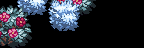

Below is a game level as drawn by its tile map, then a one-line description and the .tmx file that defines it, in full:
An orthogonal 9x3 tile map with 16x16 px tiles, 1 tile layer (Back3).

<map version="1.10" tiledversion="1.10.2" orientation="orthogonal" renderorder="right-down" compressionlevel="0" width="9" height="3" tilewidth="16" tileheight="16" infinite="0" nextlayerid="22" nextobjectid="9">
 <properties>
  <property name="AmbientLight" value="255 255 255" />
  <property name="IsGreenhouse" value="T" />
  <property name="Warp" value="5 17 Farm 28 16" />
 </properties>
 <tileset firstgid="1" name="Tiny_Bushes_Winter_Starblue" tilewidth="16" tileheight="16" tilecount="27" columns="9">
  <image source="Tiny_Bushes_Winter_Starblue.png" width="144" height="48" />
 </tileset>
 <layer id="21" name="Back3" width="9" height="3">
  <data encoding="csv">
1,2,3,4,5,6,0,0,0,
10,11,0,13,14,0,0,0,0,
19,20,0,0,0,0,0,0,0
</data>
 </layer>
</map>
